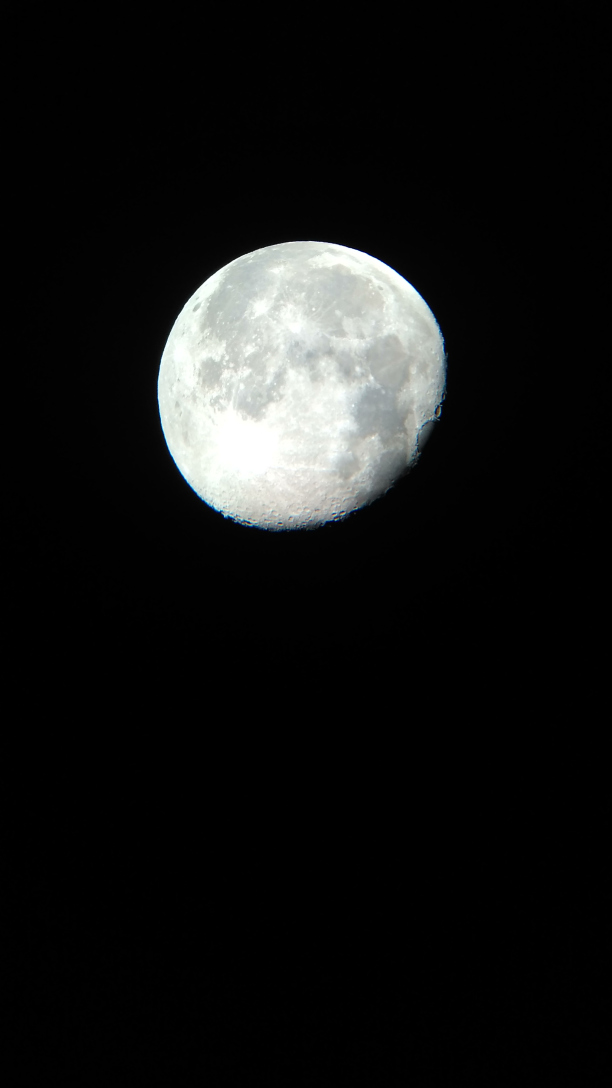
#> input picture img2.jpg, 1836 x 3264 px (shown at 1/3 size)
$ python contorno.py   (older library calls are emulated)
#> lines starting #> are read from the running program, lines starting #| are printed output that depends on the picture; after the words box and inside, x2 and y2 are one past the last pixel; in counts of white or black regions, pixels touching at a corner belong together
import cv2

img = cv2.imread('img2.jpg', 0)
#> img: shape (3264, 1836); min 0, max 255, mean 21.6
img = cv2.resize(img, (int(1836/5), int(3264/5)), interpolation=cv2.INTER_AREA)
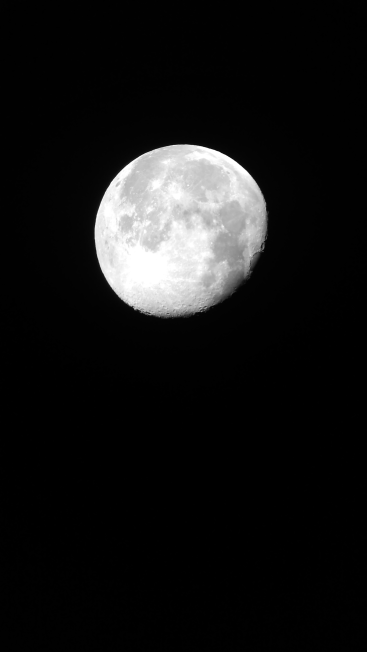
#> img: shape (652, 367); min 0, max 255, mean 21.6

blured = cv2.blur(img, (5, 5), 0)

(T, thresh) = cv2.threshold(blured, 50, 255, cv2.THRESH_BINARY)
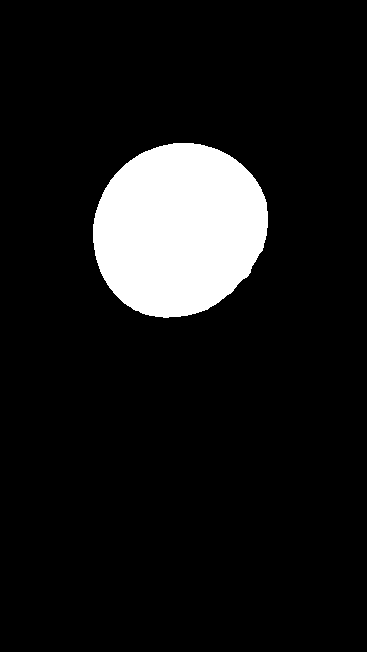
#> thresh: shape (652, 367); 10% white; 1 white region, box (x1, y1, x2, y2) and area: (93, 143, 268, 318) 23826
edged = cv2.Canny(thresh, 30, 150)
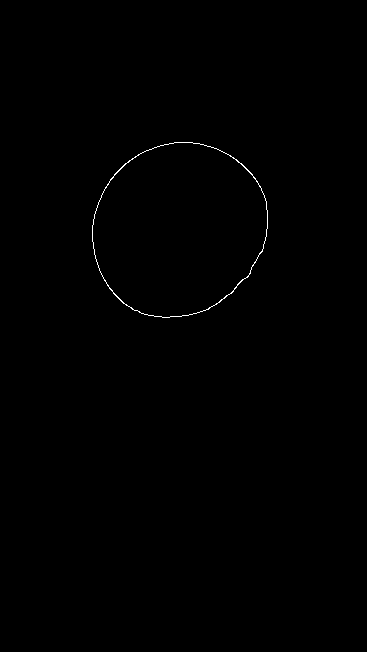
#> edged: shape (652, 367); 0.24% white in thin lines or dots, all inside (x1, y1, x2, y2) = (92, 142, 268, 318)

(_, cnts, _) = cv2.findContours(edged.copy(), cv2.RETR_EXTERNAL, cv2.CHAIN_APPROX_SIMPLE)
#> cnts = 1 contour; box (x1, y1, x2, y2) and area: (92, 142, 268, 318) 23868
copia = img.copy()
cv2.drawContours(copia, cnts, -1, (255, 255, 255), 1)
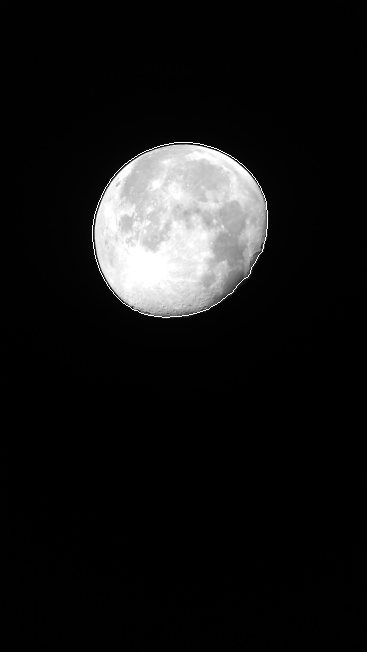
#> copia: shape (652, 367); 0.21% of pixels changed, all inside (x1, y1, x2, y2) = (92, 142, 268, 318)

cv2.imshow('imagem contorno', edged)
cv2.imshow('imagem real', img)


cv2.waitKey(0)
cv2.destroyAllWindows()
